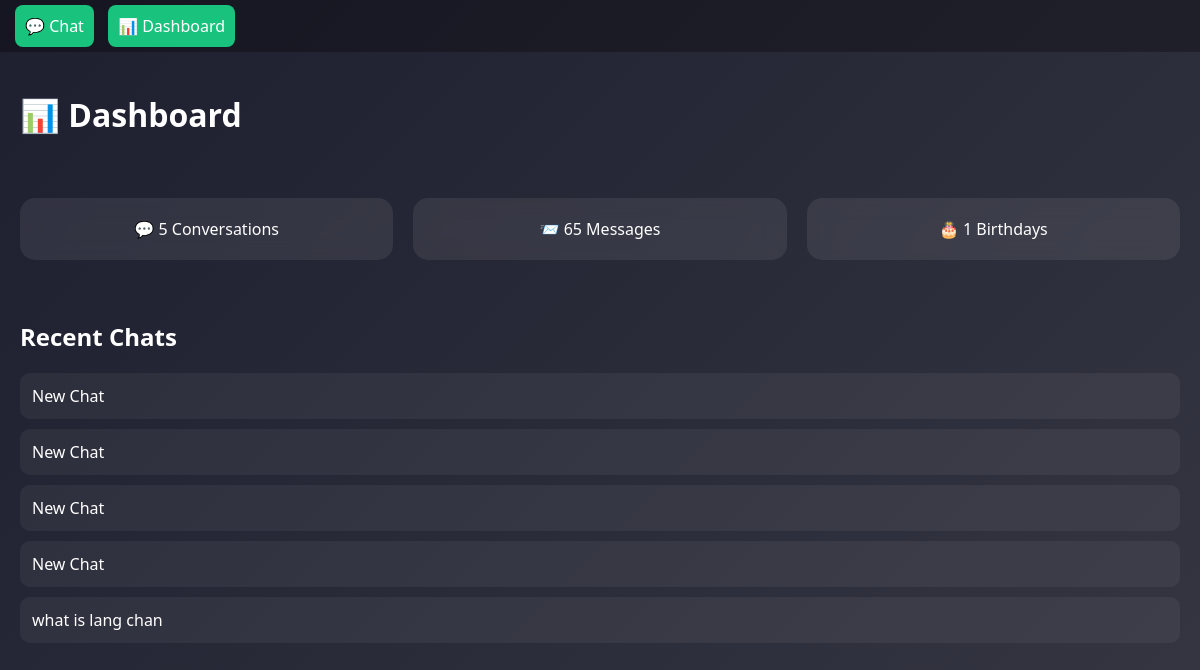
The page /dashboard/ (signed in) on the database its author committed.
### assistant/models.py (models this page shows, shortened)
class Conversation(models.Model):
    user = models.ForeignKey(User, on_delete=models.CASCADE)
    title = models.CharField(max_length=255, default="New Chat")
    created_at = models.DateTimeField(auto_now_add=True)

### assistant/views.py (the view)
# urls.py: path('dashboard/', DashboardView.as_view(), name='dashboard'),
class DashboardView(LoginRequiredMixin, View):
    def get(self, request):
        user = request.user
        conversations = Conversation.objects.filter(user=user)
        messages = Message.objects.filter(conversation__user=user)
        birthdays = Birthday.objects.filter(user=user)
        context = {
            "total_conversations": conversations.count(),
            "total_messages": messages.count(),
            "total_birthdays": birthdays.count(),
            "recent_chats": conversations.order_by('-created_at')[:5]
        }
        return render(request, "assistant/dashboard.html", context)

### assistant/templates/assistant/dashboard.html (shortened to what this page needs)
<!DOCTYPE html>
<html>
<head>
</head>
<body>
<div class="nav">
    <div>
        <a href="/">💬 Chat</a>
        <a href="/dashboard/">📊 Dashboard</a>
    </div>
</div>
<h1 style="padding: 20px;">📊 Dashboard</h1>
<div class="cards">
    <div class="card">💬 {{ total_conversations }} Conversations</div>
    <div class="card">📨 {{ total_messages }} Messages</div>
    <div class="card">🎂 {{ total_birthdays }} Birthdays</div>
</div>
<div class="recent">
    <h2>Recent Chats</h2>
    {% for chat in recent_chats %}
        <div class="chat-item">
            <a href="/?convo_id={{ chat.id }}">
                {{ chat.title }}
            </a>
        </div>
    {% endfor %}
</div>
</body>
</html>

### assistant/templates/assistant/dashboard.html (style rules this page uses)
body { margin: 0; font-family: 'Segoe UI', sans-serif; background: linear-gradient(135deg, #1e1f2f, #343541); color: white; }
.nav { display: flex; justify-content: space-between; padding: 15px; background: rgba(0,0,0,0.3); }
.nav a { padding: 10px; background: #19c37d; border-radius: 8px; text-decoration: none; color: white; margin-right: 10px; transition: 0.3s; }
.cards { display: grid; grid-template-columns: repeat(auto-fit, minmax(200px, 1fr)); gap: 20px; padding: 20px; }
.card { padding: 20px; border-radius: 15px; backdrop-filter: blur(10px); background: rgba(255,255,255,0.08); text-align: center; transition: 0.3s; }
.recent { padding: 20px; }
.chat-item { padding: 12px; margin: 10px 0; border-radius: 10px; background: rgba(255,255,255,0.05); transition: 0.3s; }
a { color: white; text-decoration: none; }

### rows shown on the page
Conversation: title "New Chat"
Conversation: title "New Chat"
Conversation: title "New Chat"
Conversation: title "New Chat"
Conversation: title "what is lang chan"

### other values the page prints
{{ total_conversations }} "5"
{{ total_messages }} "65"
{{ total_birthdays }} "1"
